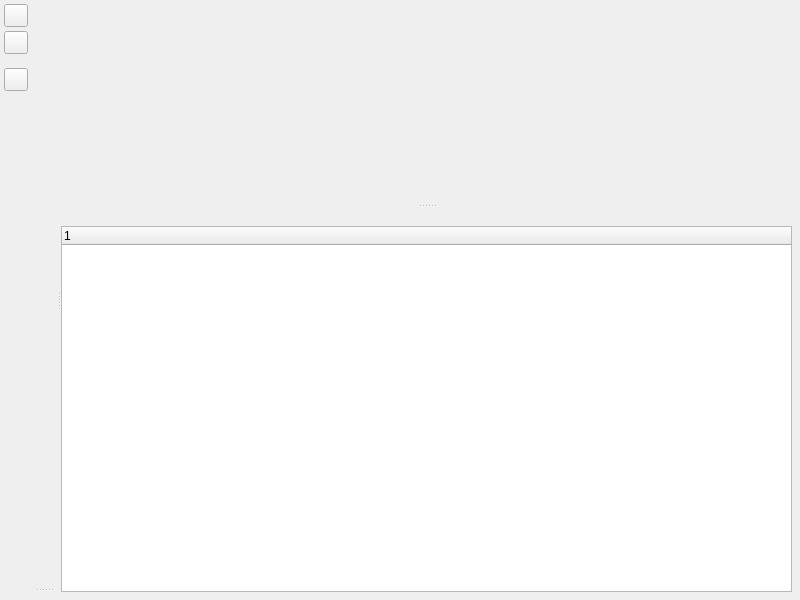
<?xml version="1.0" encoding="UTF-8"?>
<ui version="4.0">
 <class>MaterialDialog</class>
 <widget class="QDialog" name="MaterialDialog">
  <property name="geometry">
   <rect>
    <x>0</x>
    <y>0</y>
    <width>800</width>
    <height>600</height>
   </rect>
  </property>
  <property name="minimumSize">
   <size>
    <width>600</width>
    <height>400</height>
   </size>
  </property>
  <property name="windowTitle">
   <string>Material Editor</string>
  </property>
  <layout class="QHBoxLayout" name="horizontalLayout">
   <property name="spacing">
    <number>4</number>
   </property>
   <property name="leftMargin">
    <number>4</number>
   </property>
   <property name="topMargin">
    <number>4</number>
   </property>
   <property name="rightMargin">
    <number>4</number>
   </property>
   <property name="bottomMargin">
    <number>4</number>
   </property>
   <item>
    <widget class="QWidget" name="widget_2" native="true">
     <layout class="QVBoxLayout" name="verticalLayout">
      <property name="spacing">
       <number>4</number>
      </property>
      <property name="leftMargin">
       <number>0</number>
      </property>
      <property name="topMargin">
       <number>0</number>
      </property>
      <property name="rightMargin">
       <number>2</number>
      </property>
      <property name="bottomMargin">
       <number>0</number>
      </property>
      <item>
       <widget class="QToolButton" name="newMaterial">
        <property name="minimumSize">
         <size>
          <width>0</width>
          <height>0</height>
         </size>
        </property>
        <property name="maximumSize">
         <size>
          <width>16777215</width>
          <height>16777215</height>
         </size>
        </property>
        <property name="toolTip">
         <string>New material</string>
        </property>
        <property name="text">
         <string/>
        </property>
       </widget>
      </item>
      <item>
       <widget class="QToolButton" name="load">
        <property name="minimumSize">
         <size>
          <width>0</width>
          <height>0</height>
         </size>
        </property>
        <property name="maximumSize">
         <size>
          <width>16777215</width>
          <height>16777215</height>
         </size>
        </property>
        <property name="toolTip">
         <string>Load MaterialX</string>
        </property>
        <property name="text">
         <string/>
        </property>
       </widget>
      </item>
      <item>
       <spacer name="verticalSpacer_2">
        <property name="orientation">
         <enum>Qt::Orientation::Vertical</enum>
        </property>
        <property name="sizeType">
         <enum>QSizePolicy::Policy::Fixed</enum>
        </property>
        <property name="sizeHint" stdset="0">
         <size>
          <width>20</width>
          <height>10</height>
         </size>
        </property>
       </spacer>
      </item>
      <item>
       <widget class="QToolButton" name="select">
        <property name="minimumSize">
         <size>
          <width>0</width>
          <height>0</height>
         </size>
        </property>
        <property name="maximumSize">
         <size>
          <width>16777215</width>
          <height>16777215</height>
         </size>
        </property>
        <property name="toolTip">
         <string>Select materials from selection</string>
        </property>
        <property name="text">
         <string/>
        </property>
       </widget>
      </item>
      <item>
       <spacer name="verticalSpacer">
        <property name="orientation">
         <enum>Qt::Orientation::Vertical</enum>
        </property>
        <property name="sizeHint" stdset="0">
         <size>
          <width>20</width>
          <height>40</height>
         </size>
        </property>
       </spacer>
      </item>
     </layout>
    </widget>
   </item>
   <item>
    <widget class="QWidget" name="widget" native="true">
     <layout class="QVBoxLayout" name="verticalLayout_2">
      <property name="spacing">
       <number>0</number>
      </property>
      <property name="leftMargin">
       <number>0</number>
      </property>
      <property name="topMargin">
       <number>0</number>
      </property>
      <property name="rightMargin">
       <number>0</number>
      </property>
      <property name="bottomMargin">
       <number>0</number>
      </property>
      <item>
       <widget class="QSplitter" name="splitter">
        <property name="orientation">
         <enum>Qt::Orientation::Horizontal</enum>
        </property>
        <widget class="QWidget" name="widget_6" native="true">
         <property name="sizePolicy">
          <sizepolicy hsizetype="Expanding" vsizetype="Preferred">
           <horstretch>0</horstretch>
           <verstretch>0</verstretch>
          </sizepolicy>
         </property>
         <property name="DockWidget" stdset="0">
          <bool>true</bool>
         </property>
         <layout class="QVBoxLayout" name="verticalLayout_5">
          <property name="spacing">
           <number>0</number>
          </property>
          <property name="leftMargin">
           <number>0</number>
          </property>
          <property name="topMargin">
           <number>0</number>
          </property>
          <property name="rightMargin">
           <number>4</number>
          </property>
          <property name="bottomMargin">
           <number>4</number>
          </property>
          <item>
           <widget class="QSplitter" name="browserSplitter">
            <property name="orientation">
             <enum>Qt::Orientation::Vertical</enum>
            </property>
            <widget class="stageviz::MaterialBrowser" name="browserWidget" native="true">
             <property name="sizePolicy">
              <sizepolicy hsizetype="Expanding" vsizetype="Expanding">
               <horstretch>0</horstretch>
               <verstretch>0</verstretch>
              </sizepolicy>
             </property>
            </widget>
            <widget class="QWidget" name="graphWidget" native="true">
             <property name="sizePolicy">
              <sizepolicy hsizetype="Expanding" vsizetype="Expanding">
               <horstretch>0</horstretch>
               <verstretch>0</verstretch>
              </sizepolicy>
             </property>
             <layout class="QVBoxLayout" name="verticalLayout_7">
              <property name="spacing">
               <number>0</number>
              </property>
              <property name="leftMargin">
               <number>0</number>
              </property>
              <property name="topMargin">
               <number>0</number>
              </property>
              <property name="rightMargin">
               <number>0</number>
              </property>
              <property name="bottomMargin">
               <number>0</number>
              </property>
             </layout>
            </widget>
           </widget>
          </item>
         </layout>
        </widget>
        <widget class="QWidget" name="widget_4" native="true">
         <property name="sizePolicy">
          <sizepolicy hsizetype="Minimum" vsizetype="Preferred">
           <horstretch>0</horstretch>
           <verstretch>0</verstretch>
          </sizepolicy>
         </property>
         <property name="minimumSize">
          <size>
           <width>0</width>
           <height>0</height>
          </size>
         </property>
         <property name="maximumSize">
          <size>
           <width>16777215</width>
           <height>16777215</height>
          </size>
         </property>
         <property name="DockWidget" stdset="0">
          <bool>true</bool>
         </property>
         <layout class="QVBoxLayout" name="verticalLayout_4">
          <property name="spacing">
           <number>0</number>
          </property>
          <property name="leftMargin">
           <number>0</number>
          </property>
          <property name="topMargin">
           <number>0</number>
          </property>
          <property name="rightMargin">
           <number>4</number>
          </property>
          <property name="bottomMargin">
           <number>4</number>
          </property>
          <item>
           <widget class="QSplitter" name="materialSplitter">
            <property name="orientation">
             <enum>Qt::Orientation::Vertical</enum>
            </property>
            <widget class="QWidget" name="widget_3" native="true">
             <property name="minimumSize">
              <size>
               <width>0</width>
               <height>200</height>
              </size>
             </property>
             <property name="styleSheet">
              <string notr="true"/>
             </property>
             <layout class="QVBoxLayout" name="verticalLayout_6">
              <property name="leftMargin">
               <number>0</number>
              </property>
              <property name="topMargin">
               <number>0</number>
              </property>
              <property name="rightMargin">
               <number>0</number>
              </property>
              <property name="bottomMargin">
               <number>0</number>
              </property>
              <item>
               <widget class="stageviz::MaterialSwatch" name="swatch" native="true"/>
              </item>
             </layout>
            </widget>
            <widget class="QWidget" name="widget_5" native="true">
             <layout class="QVBoxLayout" name="verticalLayout_3">
              <property name="spacing">
               <number>4</number>
              </property>
              <property name="leftMargin">
               <number>0</number>
              </property>
              <property name="topMargin">
               <number>0</number>
              </property>
              <property name="rightMargin">
               <number>0</number>
              </property>
              <property name="bottomMargin">
               <number>0</number>
              </property>
              <item>
               <widget class="QLabel" name="name">
                <property name="text">
                 <string/>
                </property>
               </widget>
              </item>
              <item>
               <widget class="stageviz::MaterialTree" name="tree">
                <column>
                 <property name="text">
                  <string notr="true">1</string>
                 </property>
                </column>
               </widget>
              </item>
             </layout>
            </widget>
           </widget>
          </item>
         </layout>
        </widget>
       </widget>
      </item>
     </layout>
    </widget>
   </item>
  </layout>
 </widget>
 <customwidgets>
  <customwidget>
   <class>stageviz::MaterialBrowser</class>
   <extends>QWidget</extends>
   <header>materialbrowser.h</header>
   <container>1</container>
  </customwidget>
  <customwidget>
   <class>stageviz::MaterialTree</class>
   <extends>QTreeWidget</extends>
   <header>materialtree.h</header>
  </customwidget>
  <customwidget>
   <class>stageviz::MaterialSwatch</class>
   <extends>QWidget</extends>
   <header>materialswatch.h</header>
  </customwidget>
 </customwidgets>
 <resources/>
 <connections/>
</ui>
